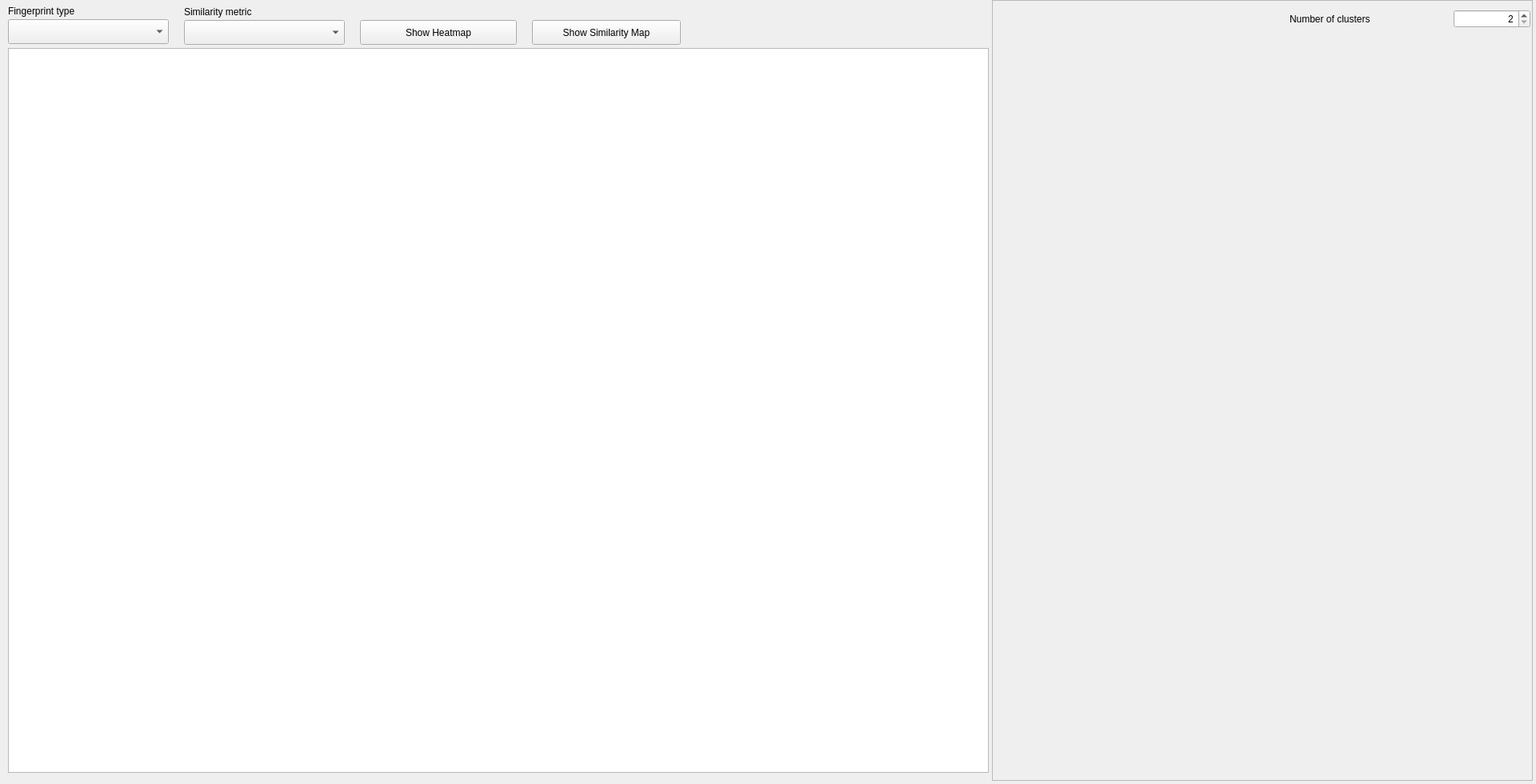
<?xml version="1.0" encoding="UTF-8"?>
<ui version="4.0">
 <class>Form</class>
 <widget class="QWidget" name="Form">
  <property name="geometry">
   <rect>
    <x>0</x>
    <y>0</y>
    <width>1920</width>
    <height>980</height>
   </rect>
  </property>
  <property name="windowTitle">
   <string>Similarity Explorer</string>
  </property>
  <widget class="QTableView" name="uiSimilarityTable">
   <property name="geometry">
    <rect>
     <x>10</x>
     <y>60</y>
     <width>1226</width>
     <height>906</height>
    </rect>
   </property>
   <property name="alternatingRowColors">
    <bool>true</bool>
   </property>
   <property name="selectionMode">
    <enum>QAbstractItemView::SingleSelection</enum>
   </property>
  </widget>
  <widget class="QScrollArea" name="scrollArea">
   <property name="geometry">
    <rect>
     <x>1240</x>
     <y>0</y>
     <width>676</width>
     <height>976</height>
    </rect>
   </property>
   <property name="widgetResizable">
    <bool>true</bool>
   </property>
   <widget class="QWidget" name="scrollAreaWidgetContents">
    <property name="geometry">
     <rect>
      <x>0</x>
      <y>0</y>
      <width>674</width>
      <height>974</height>
     </rect>
    </property>
    <widget class="QWidget" name="verticalLayoutWidget">
     <property name="geometry">
      <rect>
       <x>5</x>
       <y>10</y>
       <width>361</width>
       <height>61</height>
      </rect>
     </property>
     <layout class="QVBoxLayout" name="uiToolbarLayout"/>
    </widget>
    <widget class="QWidget" name="verticalLayoutWidget_2">
     <property name="geometry">
      <rect>
       <x>5</x>
       <y>75</y>
       <width>666</width>
       <height>896</height>
      </rect>
     </property>
     <layout class="QVBoxLayout" name="uiPlotLayout"/>
    </widget>
    <widget class="QWidget" name="layoutWidget">
     <property name="geometry">
      <rect>
       <x>371</x>
       <y>11</y>
       <width>301</width>
       <height>61</height>
      </rect>
     </property>
     <layout class="QGridLayout" name="gridLayout">
      <item row="1" column="1" colspan="2">
       <widget class="QLabel" name="uiSilhouetteLabel">
        <property name="text">
         <string/>
        </property>
       </widget>
      </item>
      <item row="0" column="2">
       <widget class="QSpinBox" name="uiNumClustersSpin">
        <property name="alignment">
         <set>Qt::AlignRight|Qt::AlignTrailing|Qt::AlignVCenter</set>
        </property>
        <property name="minimum">
         <number>2</number>
        </property>
       </widget>
      </item>
      <item row="1" column="0">
       <widget class="QLabel" name="uiTLabel">
        <property name="text">
         <string/>
        </property>
       </widget>
      </item>
      <item row="0" column="0" colspan="2">
       <widget class="QLabel" name="label_3">
        <property name="text">
         <string>Number of clusters</string>
        </property>
       </widget>
      </item>
     </layout>
    </widget>
   </widget>
  </widget>
  <widget class="QComboBox" name="uiFPTypeCombo">
   <property name="geometry">
    <rect>
     <x>10</x>
     <y>24</y>
     <width>201</width>
     <height>31</height>
    </rect>
   </property>
  </widget>
  <widget class="QLabel" name="label">
   <property name="geometry">
    <rect>
     <x>10</x>
     <y>5</y>
     <width>201</width>
     <height>17</height>
    </rect>
   </property>
   <property name="text">
    <string>Fingerprint type</string>
   </property>
  </widget>
  <widget class="QLabel" name="label_2">
   <property name="geometry">
    <rect>
     <x>230</x>
     <y>6</y>
     <width>201</width>
     <height>17</height>
    </rect>
   </property>
   <property name="text">
    <string>Similarity metric</string>
   </property>
  </widget>
  <widget class="QComboBox" name="uiSimilMetricCombo">
   <property name="geometry">
    <rect>
     <x>230</x>
     <y>25</y>
     <width>201</width>
     <height>31</height>
    </rect>
   </property>
  </widget>
  <widget class="QPushButton" name="uiHeatmapButton">
   <property name="geometry">
    <rect>
     <x>450</x>
     <y>25</y>
     <width>196</width>
     <height>31</height>
    </rect>
   </property>
   <property name="text">
    <string>Show Heatmap</string>
   </property>
  </widget>
  <widget class="QPushButton" name="uiShowSimilMapButton">
   <property name="enabled">
    <bool>true</bool>
   </property>
   <property name="geometry">
    <rect>
     <x>665</x>
     <y>25</y>
     <width>186</width>
     <height>31</height>
    </rect>
   </property>
   <property name="text">
    <string>Show Similarity Map</string>
   </property>
  </widget>
  <zorder>scrollArea</zorder>
  <zorder>uiSimilarityTable</zorder>
  <zorder>uiFPTypeCombo</zorder>
  <zorder>label</zorder>
  <zorder>label_2</zorder>
  <zorder>uiSimilMetricCombo</zorder>
  <zorder>uiHeatmapButton</zorder>
  <zorder>uiShowSimilMapButton</zorder>
 </widget>
 <resources/>
 <connections>
  <connection>
   <sender>uiFPTypeCombo</sender>
   <signal>currentIndexChanged(QString)</signal>
   <receiver>Form</receiver>
   <slot>set_fp_type()</slot>
   <hints>
    <hint type="sourcelabel">
     <x>171</x>
     <y>36</y>
    </hint>
    <hint type="destinationlabel">
     <x>182</x>
     <y>-8</y>
    </hint>
   </hints>
  </connection>
  <connection>
   <sender>uiSimilMetricCombo</sender>
   <signal>currentIndexChanged(QString)</signal>
   <receiver>Form</receiver>
   <slot>set_simil_metric()</slot>
   <hints>
    <hint type="sourcelabel">
     <x>325</x>
     <y>46</y>
    </hint>
    <hint type="destinationlabel">
     <x>352</x>
     <y>-2</y>
    </hint>
   </hints>
  </connection>
  <connection>
   <sender>uiHeatmapButton</sender>
   <signal>clicked()</signal>
   <receiver>Form</receiver>
   <slot>show_heatmap()</slot>
   <hints>
    <hint type="sourcelabel">
     <x>556</x>
     <y>30</y>
    </hint>
    <hint type="destinationlabel">
     <x>517</x>
     <y>-16</y>
    </hint>
   </hints>
  </connection>
  <connection>
   <sender>uiNumClustersSpin</sender>
   <signal>valueChanged(int)</signal>
   <receiver>Form</receiver>
   <slot>get_HCL()</slot>
   <hints>
    <hint type="sourcelabel">
     <x>1854</x>
     <y>35</y>
    </hint>
    <hint type="destinationlabel">
     <x>1821</x>
     <y>-16</y>
    </hint>
   </hints>
  </connection>
 </connections>
 <slots>
  <slot>set_fp_type()</slot>
  <slot>set_simil_metric()</slot>
  <slot>show_heatmap()</slot>
  <slot>show_simil_map()</slot>
  <slot>get_HCL()</slot>
 </slots>
</ui>
